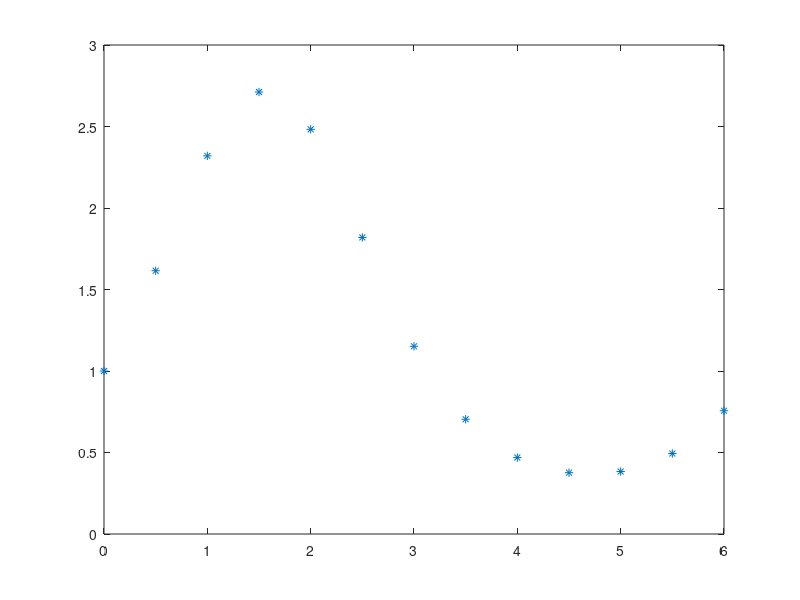

Write the MATLAB code that produced this figure. (Note: this script raises an error after producing the figure.)
f = @(x)(exp(sin(x)));

x = linspace(0,6,13);

y = f(x);

xx = 0:0.1:6;

plot(x, f(x),'*')

hold on

N = NewtonPolynomialInterpolation(x, y, xx);

plot(xx, N)
plot(xx, f(xx))